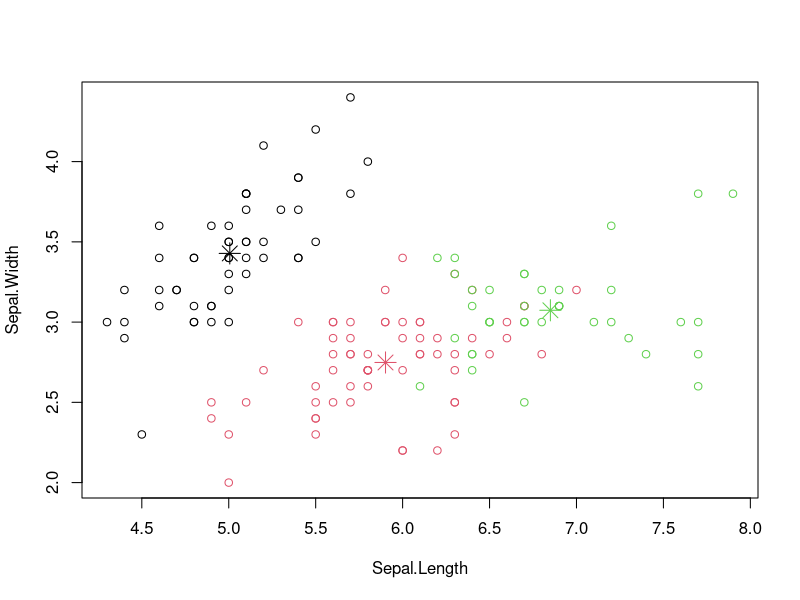
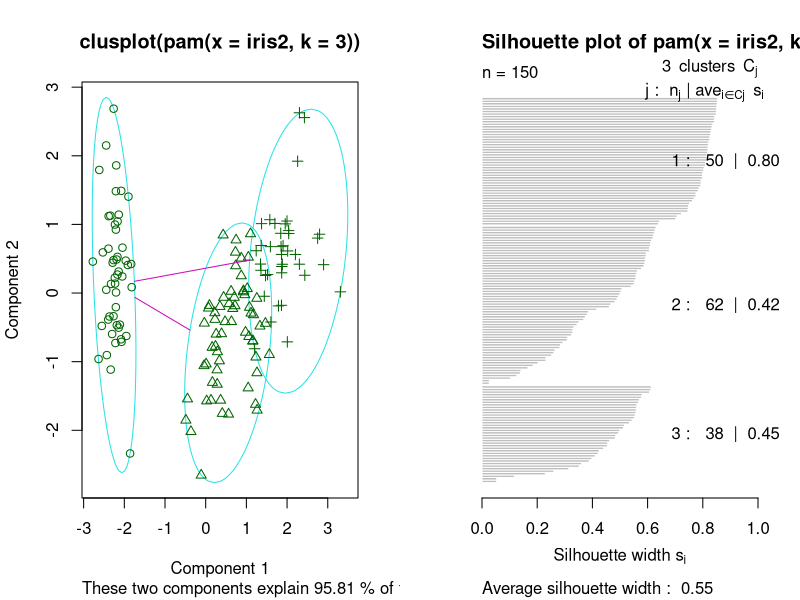
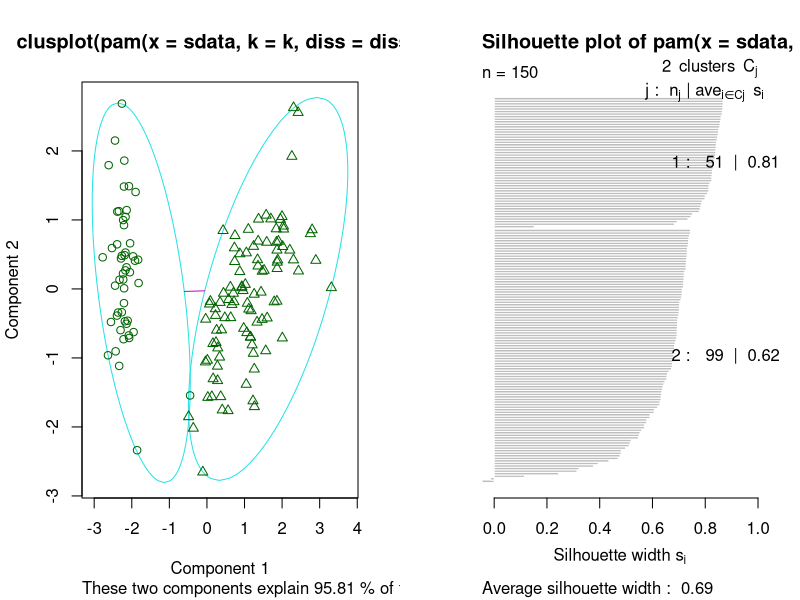
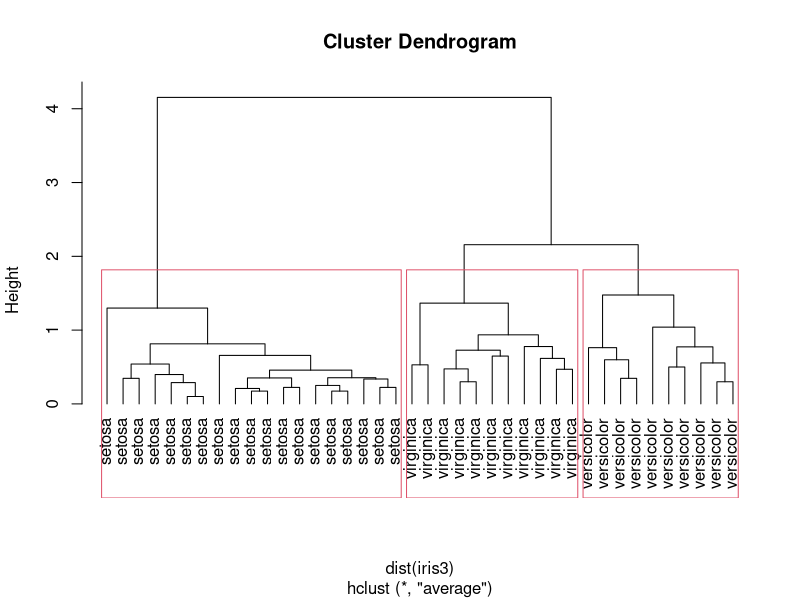
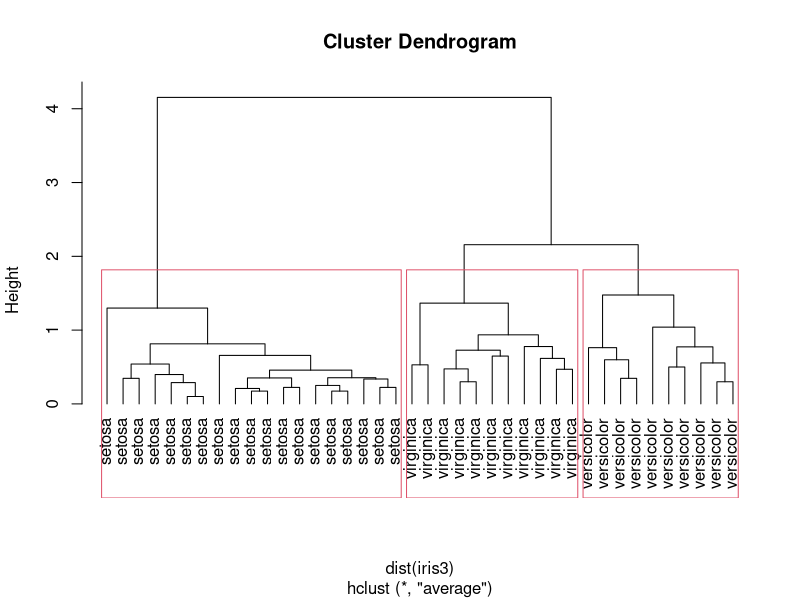
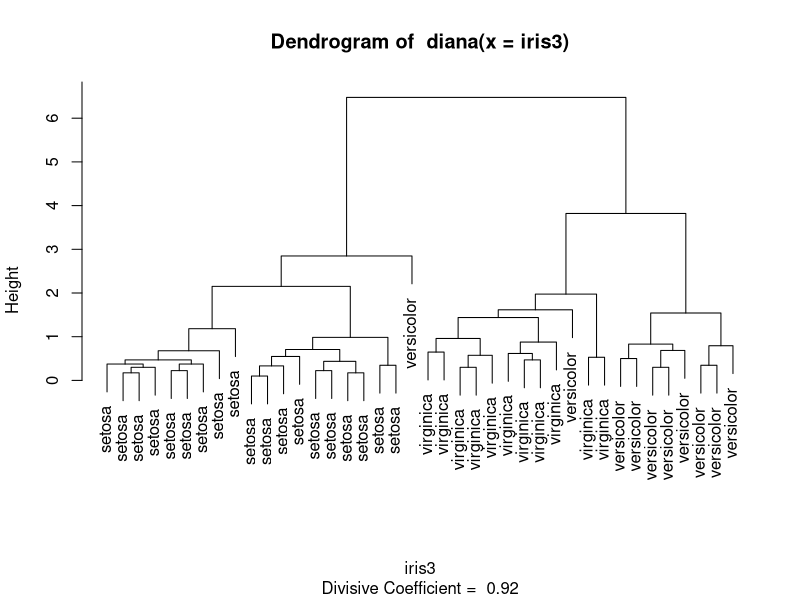
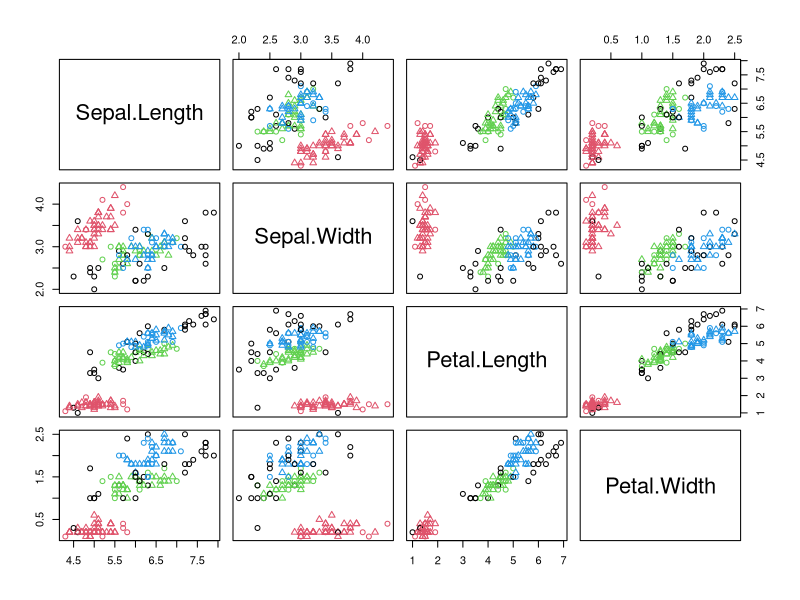
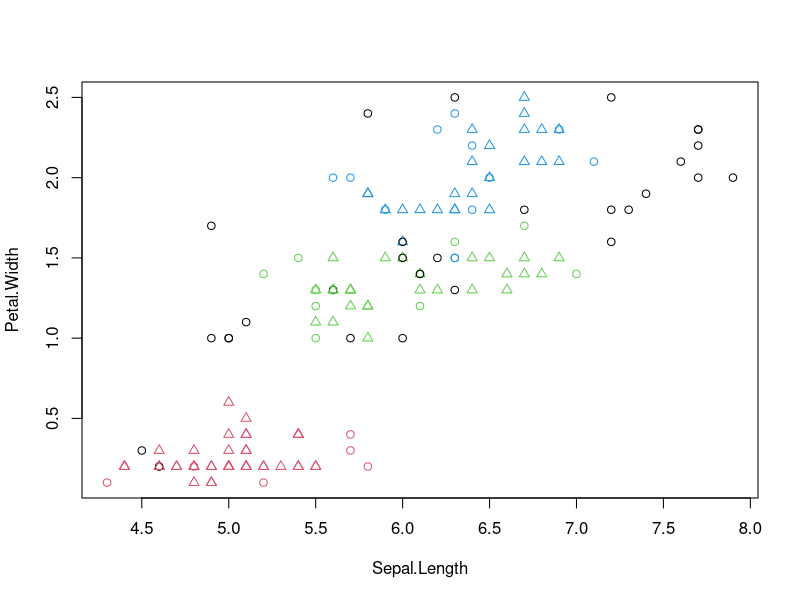

These figures' R source, in order:
## ----author info, include=F----------------------------------------------
## Author:  Yanchang Zhao
## Email:   yanchang@RDataMining.com
## Website: http://www.RDataMining.com
## Date:    9 December 2018

## ----load libraries, include=F, echo=F-----------------------------------
## load required packages
library(fpc) # for dbscan, pamk and kmeansruns
library(cluster) # for pam, diana and clara

## ------------------------------------------------------------------------
str(iris)

## ------------------------------------------------------------------------
summary(iris)

## ------------------------------------------------------------------------
## set a seed for random number generation to make the results reproducible
set.seed(8953) 
## make a copy of iris data
iris2 <- iris
## remove the class label, Species
iris2$Species <- NULL
## run kmeans clustering to find 3 clusters
kmeans.result <- kmeans(iris2, 3)

## ----eval=F--------------------------------------------------------------
## ## print the clusterng result
## kmeans.result

## ----echo=F--------------------------------------------------------------
kmeans.result

## ------------------------------------------------------------------------
table(iris$Species, kmeans.result$cluster)

## ----out.width=".8\\textwidth", out.height="0.8\\textheight", tidy=F, crop=T----
plot(iris2[, c("Sepal.Length", "Sepal.Width")], 
     col = kmeans.result$cluster)
points(kmeans.result$centers[, c("Sepal.Length", "Sepal.Width")], 
       col = 1:3, pch = 8, cex=2) # plot cluster centers

## ------------------------------------------------------------------------
library(fpc)
kmeansruns.result <- kmeansruns(iris2)
kmeansruns.result

## ------------------------------------------------------------------------
library(cluster)
# group into 3 clusters
pam.result <- pam(iris2, 3) 
# check against actual class label
table(pam.result$clustering, iris$Species) 

## ----eval=F--------------------------------------------------------------
## plot(pam.result)

## ----echo=F, fig.width=9, fig.height=4.5, out.width="\\textwidth", out.height="0.9\\textheight"----
layout(matrix(c(1,2),1,2)) # 2 graphs per page 
plot(pam.result)
layout(matrix(1)) # change back to one graph per page 

## ------------------------------------------------------------------------
library(fpc)
pamk.result <- pamk(iris2)
# number of clusters
pamk.result$nc
# check clustering against actual class label
table(pamk.result$pamobject$clustering, iris$Species)

## ----eval=F--------------------------------------------------------------
## plot(pamk.result)

## ----echo=F, fig.width=9, fig.height=6, out.width="\\textwidth", out.height="0.9\\textheight"----
layout(matrix(c(1,2),1,2)) # 2 graphs per page 
plot(pamk.result$pamobject)
layout(matrix(1)) # change back to one graph per page 

## ----fig.show='hide'-----------------------------------------------------
set.seed(2835)
# draw a sample of 40 records from the iris data, so that the clustering plot will not be over crowded
idx <- sample(1:dim(iris)[1], 40)
iris3 <- iris[idx,]
# remove class label
iris3$Species <- NULL
# hierarchical clustering
hc <- hclust(dist(iris3), method="ave")
# plot clusters
plot(hc, hang = -1, labels=iris$Species[idx])
# cut tree into 3 clusters
rect.hclust(hc, k=3)
# get cluster IDs
groups <- cutree(hc, k=3)

## ----echo=F, fig.width=8, fig.height=6, out.width="\\textwidth", out.height="\\textheight"----
plot(hc, hang = -1, labels=iris$Species[idx])
rect.hclust(hc, k=3) # cut tree into 3 clusters

## ------------------------------------------------------------------------
library(cluster)
diana.result <- diana(iris3)

## ----eval=F--------------------------------------------------------------
## plot(diana.result, which.plots=2, labels=iris$Species[idx])

## ----echo=F--------------------------------------------------------------
plot(diana.result, which.plots=2, labels=iris$Species[idx])

## ------------------------------------------------------------------------
library(fpc)
iris2 <- iris[-5] # remove class tags
ds <- dbscan(iris2, eps=0.42, MinPts=5)
ds

## ------------------------------------------------------------------------
# compare clusters with actual class labels
table(ds$cluster, iris$Species)

## ----out.width=".95\\textwidth", out.height=".95\\textheight"------------
plot(ds, iris2)

## ----out.width=".95\\textwidth", out.height=".95\\textheight"------------
plot(ds, iris2[, c(1,4)])

## ----out.width=".95\\textwidth", out.height=".95\\textheight"------------
plotcluster(iris2, ds$cluster)

## ----tidy=F--------------------------------------------------------------
# create a new dataset for labeling
set.seed(435) 
idx <- sample(1:nrow(iris), 10)
# remove class labels
new.data <- iris[idx,-5]
# add random noise
new.data <- new.data + matrix(runif(10*4, min=0, max=0.2), 
                              nrow=10, ncol=4)
# label new data
pred <- predict(ds, iris2, new.data) 

## ------------------------------------------------------------------------
table(pred, iris$Species[idx]) # check cluster labels

## ----out.width=".95\\textwidth", out.height=".95\\textheight"------------
plot(iris2[, c(1,4)], col=1+ds$cluster)
points(new.data[, c(1,4)], pch="+", col=1+pred, cex=3)
